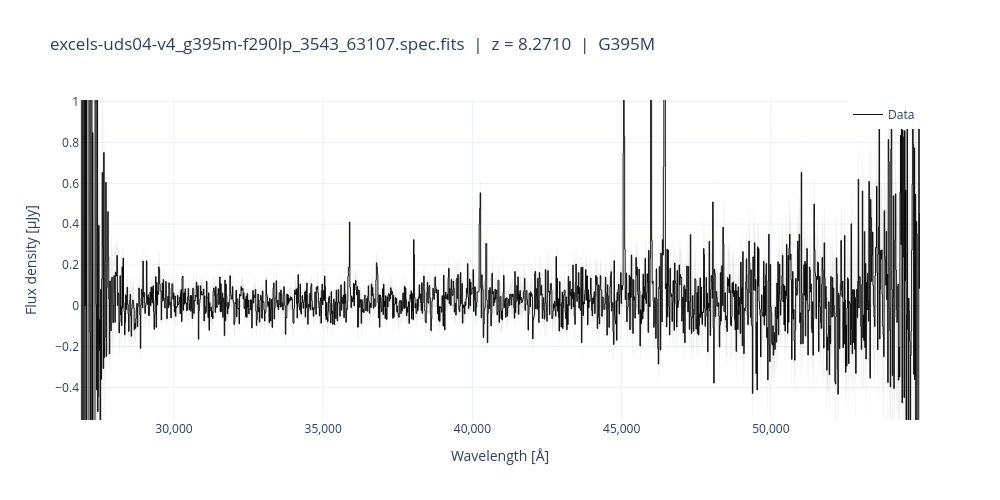

Source (notebook cell):
### Code cell
fig = jwspecfit.plot_spectrum_interactive(spec, flux_unit='fnu')
fig.show()

### Figure 1 — Plotly figure (JSON) as saved in the notebook; plotly's stock layout.template omitted (floating-point values rounded to 4 significant figures; data arrays with more than 128 entries replaced by an {"elided": "..."} marker saying what was removed)
{"data": [{"fill": "toself", "fillcolor": "rgba(150,150,150,0.20)", "hoverinfo": "skip", "line": {"width": 0}, "name": "±1σ", "showlegend": false, "type": "scatter", "x": {"elided": "3304 float values"}, "y": {"elided": "3304 float values"}}, {"hovertemplate": "λ=%{x:.3f}<br>flux=%{y:.4e} µJy<extra></extra>", "line": {"color": "black", "shape": "hvh", "width": 0.9}, "mode": "lines", "name": "Data", "type": "scatter", "x": {"elided": "1652 float values"}, "y": {"elided": "1652 float values"}}], "layout": {"dragmode": "zoom", "height": 500, "hovermode": "x unified", "legend": {"x": 1, "xanchor": "right", "y": 1}, "title": {"text": "excels-uds04-v4_g395m-f290lp_3543_63107.spec.fits  |  z = 8.2710  |  G395M"}, "width": 1000, "xaxis": {"exponentformat": "none", "title": {"text": "Wavelength [Å]"}}, "yaxis": {"range": [-0.5601, 1.008], "title": {"text": "Flux density [µJy]"}}}}
